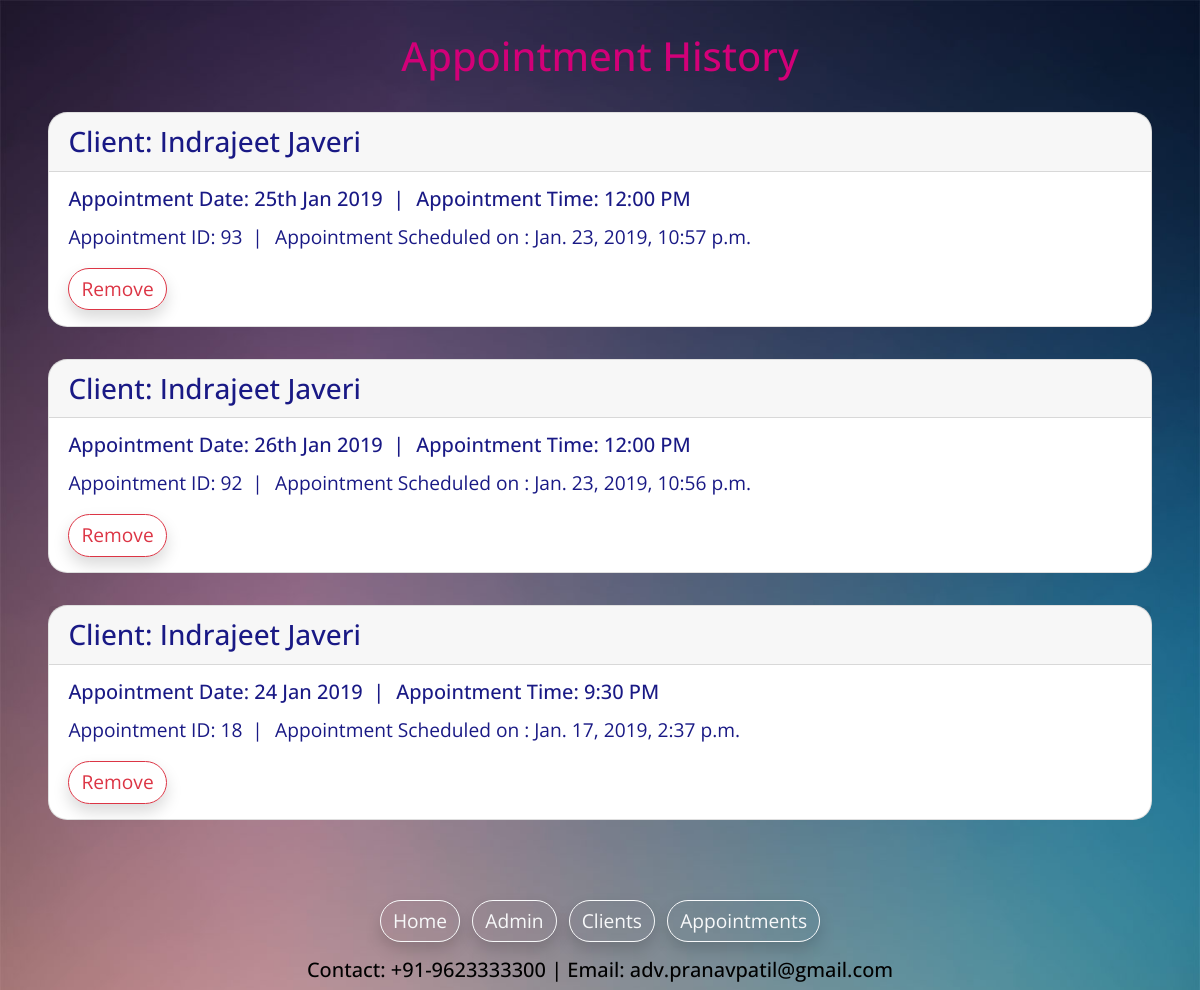
Before: /appointments with the older database file.
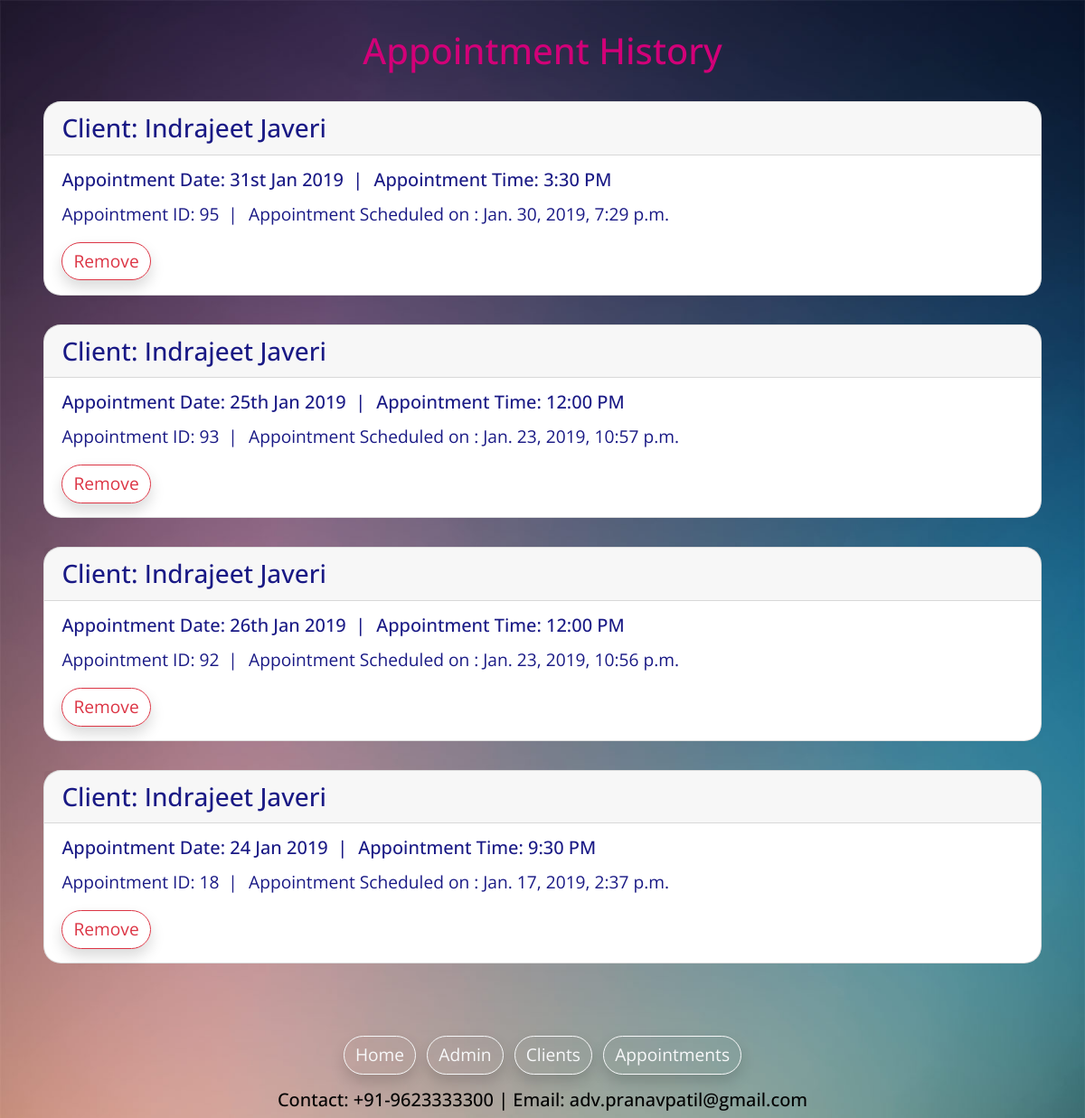
After: the same page with the newer database file.
### patiladmin/models.py (models this page shows, shortened)
class appointments(models.Model):
    person = models.CharField(max_length=255)
    dtOfApmt = models.CharField(max_length=255)
    tmOfApmt = models.CharField(max_length=255)
    schOn = models.DateTimeField(default=timezone.now, blank=True)
    class Meta:
        verbose_name_plural = "Appointments"

### patiladmin/views.py (the view)
# urls.py: path('appointments', views.appointment),
def appointment(request):
    def getKey(key):
        return key.schOn
    appDbData = appointments.objects.all()
    allAppointments = [app for app in appDbData]
    allAppointments.sort(key=getKey, reverse=True)
    for app in allAppointments:
        print(app.schOn)
    return render(request, 'patiladmin/appointments.html', {'appointments': allAppointments})

### patiladmin/templates/patiladmin/appointments.html (shortened to what this page needs)
{% extends 'patiladmin/baselayout.html' %}
{% load static %}
{% block content%}
<div class="container">
	<link rel="stylesheet" href="https://cdnjs.cloudflare.com/ajax/libs/animate.css/3.7.0/animate.min.css" type="text/css">
	<div class="text-center" style="padding-top: 2rem;color: rgb(210,0,120)">
		<h1>Appointment History</h1>
	</div>
	{% for appointment in appointments %}
	<div style="background-color: rgb(256, 256, 256);color: rgba(0,0,120,0.9);margin: 2rem 0.2rem;border-radius: 1.2rem;"
	 class="card animated fadeIn">
		<h3 class="card-header">Client: {{appointment.person}}</h5>
			<div class="card-body">
				<div class="side-head list-inline">
					<h5 class="card-title list-inline-item">Appointment Date: {{appointment.dtOfApmt}}&nbsp;&nbsp;|</h5>
					<h5 class="card-title list-inline-item">Appointment Time: {{appointment.tmOfApmt}}</h5>
				</div>
				<div class="side-p list-inline">
					<p class="card-text list-inline-item">Appointment ID: <span id="appID{{ forloop.counter }}">{{appointment.id}}</span>&nbsp;&nbsp;|</p>
					<p class="card-text list-inline-item">Appointment Scheduled on : {{appointment.schOn}}</p>
				</div>
				<button type="button" id="{{ forloop.counter }}" class="btn btn-outline-danger shadow" style="border-radius: 1.5rem;">Remove</button>
			</div>
	</div>
	{% endfor %}
</div>
{% endblock %}

Changed rows visible on the page:
added appointments: person "Indrajeet Javeri", dtOfApmt "31st Jan 2019", tmOfApmt "3:30 PM", id "95", schOn "Jan. 30, 2019, 7:29 p.m."
